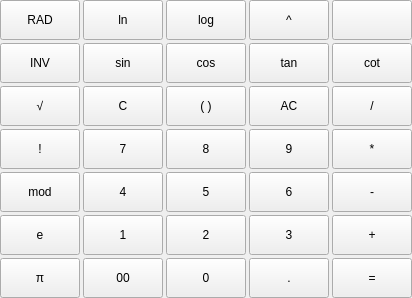
          <widget class="QWidget" name="SC_gridButtons">
           <layout class="QVBoxLayout" name="verticalLayout_6">
            <property name="spacing">
             <number>0</number>
            </property>
            <property name="sizeConstraint">
             <enum>QLayout::SizeConstraint::SetNoConstraint</enum>
            </property>
            <property name="leftMargin">
             <number>0</number>
            </property>
            <property name="topMargin">
             <number>0</number>
            </property>
            <property name="rightMargin">
             <number>0</number>
            </property>
            <property name="bottomMargin">
             <number>0</number>
            </property>
            <item>
             <layout class="QGridLayout" name="gridLayout_3" rowstretch="1,1,1,1,1,1,1" columnstretch="1,1,1,1,1">
              <property name="sizeConstraint">
               <enum>QLayout::SizeConstraint::SetNoConstraint</enum>
              </property>
              <property name="spacing">
               <number>3</number>
              </property>
              <item row="1" column="1">
               <widget class="QPushButton" name="Button_sin_SC">
                <property name="sizePolicy">
                 <sizepolicy hsizetype="Minimum" vsizetype="Expanding">
                  <horstretch>0</horstretch>
                  <verstretch>0</verstretch>
                 </sizepolicy>
                </property>
                <property name="minimumSize">
                 <size>
                  <width>40</width>
                  <height>40</height>
                 </size>
                </property>
                <property name="text">
                 <string>sin</string>
                </property>
               </widget>
              </item>
              <item row="3" column="1">
               <widget class="QPushButton" name="Button_7_SC">
                <property name="sizePolicy">
                 <sizepolicy hsizetype="Preferred" vsizetype="Expanding">
                  <horstretch>0</horstretch>
                  <verstretch>0</verstretch>
                 </sizepolicy>
                </property>
                <property name="minimumSize">
                 <size>
                  <width>40</width>
                  <height>40</height>
                 </size>
                </property>
                <property name="autoFillBackground">
                 <bool>false</bool>
                </property>
                <property name="text">
                 <string>7</string>
                </property>
               </widget>
              </item>
              <item row="1" column="3">
               <widget class="QPushButton" name="Button_tan_SC">
                <property name="sizePolicy">
                 <sizepolicy hsizetype="Minimum" vsizetype="Expanding">
                  <horstretch>0</horstretch>
                  <verstretch>0</verstretch>
                 </sizepolicy>
                </property>
                <property name="minimumSize">
                 <size>
                  <width>40</width>
                  <height>40</height>
                 </size>
                </property>
                <property name="text">
                 <string>tan</string>
                </property>
               </widget>
              </item>
              <item row="5" column="1">
               <widget class="QPushButton" name="Button_1_SC">
                <property name="sizePolicy">
                 <sizepolicy hsizetype="Preferred" vsizetype="Expanding">
                  <horstretch>0</horstretch>
                  <verstretch>0</verstretch>
                 </sizepolicy>
                </property>
                <property name="minimumSize">
                 <size>
                  <width>40</width>
                  <height>40</height>
                 </size>
                </property>
                <property name="autoFillBackground">
                 <bool>false</bool>
                </property>
                <property name="text">
                 <string>1</string>
                </property>
               </widget>
              </item>
              <item row="0" column="3">
               <widget class="QPushButton" name="Button_power_SC">
                <property name="sizePolicy">
                 <sizepolicy hsizetype="Minimum" vsizetype="Expanding">
                  <horstretch>0</horstretch>
                  <verstretch>0</verstretch>
                 </sizepolicy>
                </property>
                <property name="minimumSize">
                 <size>
                  <width>40</width>
                  <height>40</height>
                 </size>
                </property>
                <property name="text">
                 <string>^</string>
                </property>
               </widget>
              </item>
              <item row="2" column="3">
               <widget class="QPushButton" name="Button_AC_SC">
                <property name="sizePolicy">
                 <sizepolicy hsizetype="Preferred" vsizetype="Expanding">
                  <horstretch>0</horstretch>
                  <verstretch>0</verstretch>
                 </sizepolicy>
                </property>
                <property name="minimumSize">
                 <size>
                  <width>40</width>
                  <height>40</height>
                 </size>
                </property>
                <property name="autoFillBackground">
                 <bool>false</bool>
                </property>
                <property name="text">
                 <string>AC</string>
                </property>
                <property name="checkable">
                 <bool>false</bool>
                </property>
               </widget>
              </item>
              <item row="5" column="4">
               <widget class="QPushButton" name="Button_Sum_SC">
                <property name="sizePolicy">
                 <sizepolicy hsizetype="Preferred" vsizetype="Expanding">
                  <horstretch>0</horstretch>
                  <verstretch>0</verstretch>
                 </sizepolicy>
                </property>
                <property name="minimumSize">
                 <size>
                  <width>40</width>
                  <height>40</height>
                 </size>
                </property>
                <property name="autoFillBackground">
                 <bool>false</bool>
                </property>
                <property name="text">
                 <string>+</string>
                </property>
               </widget>
              </item>
              <item row="6" column="0">
               <widget class="QPushButton" name="Button_pi_SC">
                <property name="sizePolicy">
                 <sizepolicy hsizetype="Minimum" vsizetype="Expanding">
                  <horstretch>0</horstretch>
                  <verstretch>0</verstretch>
                 </sizepolicy>
                </property>
                <property name="minimumSize">
                 <size>
                  <width>40</width>
                  <height>40</height>
                 </size>
                </property>
                <property name="text">
                 <string>π</string>
                </property>
               </widget>
              </item>
              <item row="0" column="2">
               <widget class="QPushButton" name="Button_log_SC">
                <property name="sizePolicy">
                 <sizepolicy hsizetype="Minimum" vsizetype="Expanding">
                  <horstretch>0</horstretch>
                  <verstretch>0</verstretch>
                 </sizepolicy>
                </property>
                <property name="minimumSize">
                 <size>
                  <width>40</width>
                  <height>40</height>
                 </size>
                </property>
                <property name="text">
                 <string>log</string>
                </property>
               </widget>
              </item>
              <item row="0" column="0">
               <widget class="QPushButton" name="Button_RAD_DEG_SC">
                <property name="sizePolicy">
                 <sizepolicy hsizetype="Minimum" vsizetype="Expanding">
                  <horstretch>0</horstretch>
                  <verstretch>0</verstretch>
                 </sizepolicy>
                </property>
                <property name="minimumSize">
                 <size>
                  <width>40</width>
                  <height>40</height>
                 </size>
                </property>
                <property name="text">
                 <string>RAD</string>
                </property>
               </widget>
              </item>
              <item row="5" column="0">
               <widget class="QPushButton" name="Button_e_SC">
                <property name="sizePolicy">
                 <sizepolicy hsizetype="Minimum" vsizetype="Expanding">
                  <horstretch>0</horstretch>
                  <verstretch>0</verstretch>
                 </sizepolicy>
                </property>
                <property name="minimumSize">
                 <size>
                  <width>40</width>
                  <height>40</height>
                 </size>
                </property>
                <property name="text">
                 <string>e</string>
                </property>
               </widget>
              </item>
              <item row="4" column="3">
               <widget class="QPushButton" name="Button_6_SC">
                <property name="sizePolicy">
                 <sizepolicy hsizetype="Preferred" vsizetype="Expanding">
                  <horstretch>0</horstretch>
                  <verstretch>0</verstretch>
                 </sizepolicy>
                </property>
                <property name="minimumSize">
                 <size>
                  <width>40</width>
                  <height>40</height>
                 </size>
                </property>
                <property name="autoFillBackground">
                 <bool>false</bool>
                </property>
                <property name="text">
                 <string>6</string>
                </property>
               </widget>
              </item>
              <item row="6" column="4">
               <widget class="QPushButton" name="Button_Equal_SC">
                <property name="sizePolicy">
                 <sizepolicy hsizetype="Preferred" vsizetype="Expanding">
                  <horstretch>0</horstretch>
                  <verstretch>0</verstretch>
                 </sizepolicy>
                </property>
                <property name="minimumSize">
                 <size>
                  <width>40</width>
                  <height>40</height>
                 </size>
                </property>
                <property name="autoFillBackground">
                 <bool>false</bool>
                </property>
                <property name="text">
                 <string>=</string>
                </property>
               </widget>
              </item>
              <item row="1" column="4">
               <widget class="QPushButton" name="Button_cot_SC">
                <property name="sizePolicy">
                 <sizepolicy hsizetype="Minimum" vsizetype="Expanding">
                  <horstretch>0</horstretch>
                  <verstretch>0</verstretch>
                 </sizepolicy>
                </property>
                <property name="minimumSize">
                 <size>
                  <width>40</width>
                  <height>40</height>
                 </size>
                </property>
                <property name="text">
                 <string>cot</string>
                </property>
               </widget>
              </item>
              <item row="4" column="0">
               <widget class="QPushButton" name="Button_mod_SC">
                <property name="sizePolicy">
                 <sizepolicy hsizetype="Minimum" vsizetype="Expanding">
                  <horstretch>0</horstretch>
                  <verstretch>0</verstretch>
                 </sizepolicy>
                </property>
                <property name="minimumSize">
                 <size>
                  <width>40</width>
                  <height>40</height>
                 </size>
                </property>
                <property name="text">
                 <string>mod</string>
                </property>
               </widget>
              </item>
              <item row="2" column="2">
               <widget class="QPushButton" name="Button_Brackets_SC">
                <property name="sizePolicy">
                 <sizepolicy hsizetype="Preferred" vsizetype="Expanding">
                  <horstretch>0</horstretch>
                  <verstretch>0</verstretch>
                 </sizepolicy>
                </property>
                <property name="minimumSize">
                 <size>
                  <width>40</width>
                  <height>40</height>
                 </size>
                </property>
                <property name="autoFillBackground">
                 <bool>false</bool>
                </property>
                <property name="text">
                 <string>( )</string>
                </property>
               </widget>
              </item>
              <item row="1" column="0">
               <widget class="QPushButton" name="Button_INV_SC">
                <property name="sizePolicy">
                 <sizepolicy hsizetype="Minimum" vsizetype="Expanding">
                  <horstretch>0</horstretch>
                  <verstretch>0</verstretch>
                 </sizepolicy>
                </property>
                <property name="minimumSize">
                 <size>
                  <width>40</width>
                  <height>40</height>
                 </size>
                </property>
                <property name="text">
                 <string>INV</string>
                </property>
               </widget>
              </item>
              <item row="2" column="1">
               <widget class="QPushButton" name="Button_C_SC">
                <property name="sizePolicy">
                 <sizepolicy hsizetype="Preferred" vsizetype="Expanding">
                  <horstretch>0</horstretch>
                  <verstretch>0</verstretch>
                 </sizepolicy>
                </property>
                <property name="minimumSize">
                 <size>
                  <width>40</width>
                  <height>40</height>
                 </size>
                </property>
                <property name="autoFillBackground">
                 <bool>false</bool>
                </property>
                <property name="text">
                 <string>C</string>
                </property>
                <property name="iconSize">
                 <size>
                  <width>16</width>
                  <height>32</height>
                 </size>
                </property>
               </widget>
              </item>
              <item row="0" column="4">
               <widget class="QPushButton" name="Button_BackSpace_SC">
                <property name="sizePolicy">
                 <sizepolicy hsizetype="Preferred" vsizetype="Expanding">
                  <horstretch>0</horstretch>
                  <verstretch>0</verstretch>
                 </sizepolicy>
                </property>
                <property name="minimumSize">
                 <size>
                  <width>40</width>
                  <height>40</height>
                 </size>
                </property>
                <property name="autoFillBackground">
                 <bool>false</bool>
                </property>
                <property name="text">
                 <string/>
                </property>
               </widget>
              </item>
              <item row="3" column="2">
               <widget class="QPushButton" name="Button_8_SC">
                <property name="sizePolicy">
                 <sizepolicy hsizetype="Preferred" vsizetype="Expanding">
                  <horstretch>0</horstretch>
                  <verstretch>0</verstretch>
                 </sizepolicy>
                </property>
                <property name="minimumSize">
                 <size>
                  <width>40</width>
                  <height>40</height>
                 </size>
                </property>
                <property name="autoFillBackground">
                 <bool>false</bool>
                </property>
                <property name="text">
                 <string>8</string>
                </property>
               </widget>
              </item>
              <item row="6" column="3">
               <widget class="QPushButton" name="Button_FloatPoint_SC">
                <property name="sizePolicy">
                 <sizepolicy hsizetype="Preferred" vsizetype="Expanding">
                  <horstretch>0</horstretch>
                  <verstretch>0</verstretch>
                 </sizepolicy>
                </property>
                <property name="minimumSize">
                 <size>
                  <width>40</width>
                  <height>40</height>
                 </size>
                </property>
                <property name="autoFillBackground">
                 <bool>false</bool>
                </property>
                <property name="text">
                 <string>.</string>
                </property>
               </widget>
              </item>
              <item row="3" column="3">
               <widget class="QPushButton" name="Button_9_SC">
                <property name="sizePolicy">
                 <sizepolicy hsizetype="Preferred" vsizetype="Expanding">
                  <horstretch>0</horstretch>
                  <verstretch>0</verstretch>
                 </sizepolicy>
                </property>
                <property name="minimumSize">
                 <size>
                  <width>40</width>
                  <height>40</height>
                 </size>
                </property>
                <property name="autoFillBackground">
                 <bool>false</bool>
                </property>
                <property name="text">
                 <string>9</string>
                </property>
               </widget>
              </item>
              <item row="6" column="1">
               <widget class="QPushButton" name="Button_00_SC">
                <property name="sizePolicy">
                 <sizepolicy hsizetype="Preferred" vsizetype="Expanding">
                  <horstretch>0</horstretch>
                  <verstretch>0</verstretch>
                 </sizepolicy>
                </property>
                <property name="minimumSize">
                 <size>
                  <width>40</width>
                  <height>40</height>
                 </size>
                </property>
                <property name="autoFillBackground">
                 <bool>false</bool>
                </property>
                <property name="text">
                 <string>00</string>
                </property>
               </widget>
              </item>
              <item row="3" column="4">
               <widget class="QPushButton" name="Button_Multiplication_SC">
                <property name="sizePolicy">
                 <sizepolicy hsizetype="Preferred" vsizetype="Expanding">
                  <horstretch>0</horstretch>
                  <verstretch>0</verstretch>
                 </sizepolicy>
                </property>
                <property name="minimumSize">
                 <size>
                  <width>40</width>
                  <height>40</height>
                 </size>
                </property>
                <property name="autoFillBackground">
                 <bool>false</bool>
                </property>
                <property name="text">
                 <string>*</string>
                </property>
               </widget>
              </item>
              <item row="4" column="1">
               <widget class="QPushButton" name="Button_4_SC">
                <property name="sizePolicy">
                 <sizepolicy hsizetype="Preferred" vsizetype="Expanding">
                  <horstretch>0</horstretch>
                  <verstretch>0</verstretch>
                 </sizepolicy>
                </property>
                <property name="minimumSize">
                 <size>
                  <width>40</width>
                  <height>40</height>
                 </size>
                </property>
                <property name="autoFillBackground">
                 <bool>false</bool>
                </property>
                <property name="text">
                 <string>4</string>
                </property>
               </widget>
              </item>
              <item row="0" column="1">
               <widget class="QPushButton" name="Button_ln_SC">
                <property name="sizePolicy">
                 <sizepolicy hsizetype="Minimum" vsizetype="Expanding">
                  <horstretch>0</horstretch>
                  <verstretch>0</verstretch>
                 </sizepolicy>
                </property>
                <property name="minimumSize">
                 <size>
                  <width>40</width>
                  <height>40</height>
                 </size>
                </property>
                <property name="text">
                 <string>ln</string>
                </property>
               </widget>
              </item>
              <item row="5" column="3">
               <widget class="QPushButton" name="Button_3_SC">
                <property name="sizePolicy">
                 <sizepolicy hsizetype="Preferred" vsizetype="Expanding">
                  <horstretch>0</horstretch>
                  <verstretch>0</verstretch>
                 </sizepolicy>
                </property>
                <property name="minimumSize">
                 <size>
                  <width>40</width>
                  <height>40</height>
                 </size>
                </property>
                <property name="autoFillBackground">
                 <bool>false</bool>
                </property>
                <property name="text">
                 <string>3</string>
                </property>
               </widget>
              </item>
              <item row="6" column="2">
               <widget class="QPushButton" name="Button_0_SC">
                <property name="sizePolicy">
                 <sizepolicy hsizetype="Preferred" vsizetype="Expanding">
                  <horstretch>0</horstretch>
                  <verstretch>0</verstretch>
                 </sizepolicy>
                </property>
                <property name="minimumSize">
                 <size>
                  <width>40</width>
                  <height>40</height>
                 </size>
                </property>
                <property name="autoFillBackground">
                 <bool>false</bool>
                </property>
                <property name="text">
                 <string>0</string>
                </property>
               </widget>
              </item>
              <item row="5" column="2">
               <widget class="QPushButton" name="Button_2_SC">
                <property name="sizePolicy">
                 <sizepolicy hsizetype="Preferred" vsizetype="Expanding">
                  <horstretch>0</horstretch>
                  <verstretch>0</verstretch>
                 </sizepolicy>
                </property>
                <property name="minimumSize">
                 <size>
                  <width>40</width>
                  <height>40</height>
                 </size>
                </property>
                <property name="autoFillBackground">
                 <bool>false</bool>
                </property>
                <property name="text">
                 <string>2</string>
                </property>
               </widget>
              </item>
              <item row="2" column="0">
               <widget class="QPushButton" name="Button_sqrt_SC">
                <property name="sizePolicy">
                 <sizepolicy hsizetype="Minimum" vsizetype="Expanding">
                  <horstretch>0</horstretch>
                  <verstretch>0</verstretch>
                 </sizepolicy>
                </property>
                <property name="minimumSize">
                 <size>
                  <width>40</width>
                  <height>40</height>
                 </size>
                </property>
                <property name="text">
                 <string>√</string>
                </property>
               </widget>
              </item>
              <item row="4" column="2">
               <widget class="QPushButton" name="Button_5_SC">
                <property name="sizePolicy">
                 <sizepolicy hsizetype="Preferred" vsizetype="Expanding">
                  <horstretch>0</horstretch>
                  <verstretch>0</verstretch>
                 </sizepolicy>
                </property>
                <property name="minimumSize">
                 <size>
                  <width>40</width>
                  <height>40</height>
                 </size>
                </property>
                <property name="autoFillBackground">
                 <bool>false</bool>
                </property>
                <property name="text">
                 <string>5</string>
                </property>
               </widget>
              </item>
              <item row="3" column="0">
               <widget class="QPushButton" name="Button_factorial_SC">
                <property name="sizePolicy">
                 <sizepolicy hsizetype="Minimum" vsizetype="Expanding">
                  <horstretch>0</horstretch>
                  <verstretch>0</verstretch>
                 </sizepolicy>
                </property>
                <property name="minimumSize">
                 <size>
                  <width>40</width>
                  <height>40</height>
                 </size>
                </property>
                <property name="text">
                 <string>!</string>
                </property>
               </widget>
              </item>
              <item row="2" column="4">
               <widget class="QPushButton" name="Button_Division_SC">
                <property name="sizePolicy">
                 <sizepolicy hsizetype="Preferred" vsizetype="Expanding">
                  <horstretch>0</horstretch>
                  <verstretch>0</verstretch>
                 </sizepolicy>
                </property>
                <property name="minimumSize">
                 <size>
                  <width>40</width>
                  <height>40</height>
                 </size>
                </property>
                <property name="autoFillBackground">
                 <bool>false</bool>
                </property>
                <property name="text">
                 <string>/</string>
                </property>
               </widget>
              </item>
              <item row="4" column="4">
               <widget class="QPushButton" name="Button_Subtract_SC">
                <property name="sizePolicy">
                 <sizepolicy hsizetype="Preferred" vsizetype="Expanding">
                  <horstretch>0</horstretch>
                  <verstretch>0</verstretch>
                 </sizepolicy>
                </property>
                <property name="minimumSize">
                 <size>
                  <width>40</width>
                  <height>40</height>
                 </size>
                </property>
                <property name="autoFillBackground">
                 <bool>false</bool>
                </property>
                <property name="text">
                 <string>-</string>
                </property>
               </widget>
              </item>
              <item row="1" column="2">
               <widget class="QPushButton" name="Button_cos_SC">
                <property name="sizePolicy">
                 <sizepolicy hsizetype="Minimum" vsizetype="Expanding">
                  <horstretch>0</horstretch>
                  <verstretch>0</verstretch>
                 </sizepolicy>
                </property>
                <property name="minimumSize">
                 <size>
                  <width>40</width>
                  <height>40</height>
                 </size>
                </property>
                <property name="text">
                 <string>cos</string>
                </property>
               </widget>
              </item>
             </layout>
            </item>
           </layout>
          </widget>
